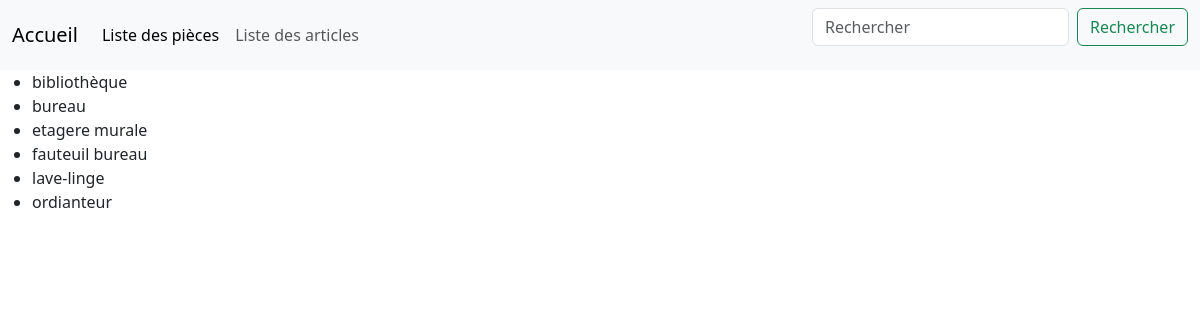
Page /inventaire/?place=bureau on the committed database.
### inventaire/models.py (models this page shows)
class Inventaire_items(models.Model):
    items = models.CharField(max_length=100)
    volume = models.DecimalField(max_digits=6, decimal_places=2)
    place = models.CharField(max_length=50)

### inventaire/views.py (the view)
# urls.py: path("inventaire/", inventairePerPlace, name="inventaire-per-place"),
def inventairePerPlace(request):
   place_type = request.GET.get('place')
   queryset = Inventaire_items.objects.all()
   if place_type :
      queryset = queryset.filter(place=place_type)
   return render(request, "inventaire/items_per_place.html", {"type_place": queryset})

### inventaire/templates/inventaire/items_per_place.html (shortened to what this page needs)
{% load static %}
<link
    rel="stylesheet"
    type="text/css"
    href="{% static 'inventaire/css/bootstrap.css' %}"
/>
<!DOCTYPE html>
<html lang="fr">
<head>
</head>
<body>
<nav class="navbar navbar-expand-lg bg-body-tertiary">
  <div class="container-fluid">
    <a class="navbar-brand" href="{% url 'home' %}">Accueil</a>
    <div class="collapse navbar-collapse" id="navbarNav">
      <ul class="navbar-nav">
        <li class="nav-item">
          <a class="nav-link active" aria-current="page" href="{% url 'place' %}">Liste des pièces</a>
        </li>
        <li class="nav-item">
          <a class="nav-link" href="{% url 'inventaire-per-place' %}">Liste des articles</a>
        </li>
          </ul>
    </div>
            <form class="d-flex" role="search">
        <input class="form-control me-2" type="search" placeholder="Rechercher" aria-label="Search">
        <button class="btn btn-outline-success" type="submit">Rechercher</button>
      </form>
  </div>
</nav>
    <ul>
        {% for item in type_place %}
            <li>
                {{ item.items }}
            </li>
        {% endfor %}
    </ul>
</body>
</html>

### rows in the picture
Inventaire_items: items "bibliothèque"
Inventaire_items: items "bureau"
Inventaire_items: items "etagere murale"
Inventaire_items: items "fauteuil bureau"
Inventaire_items: items "lave-linge"
Inventaire_items: items "ordianteur"
